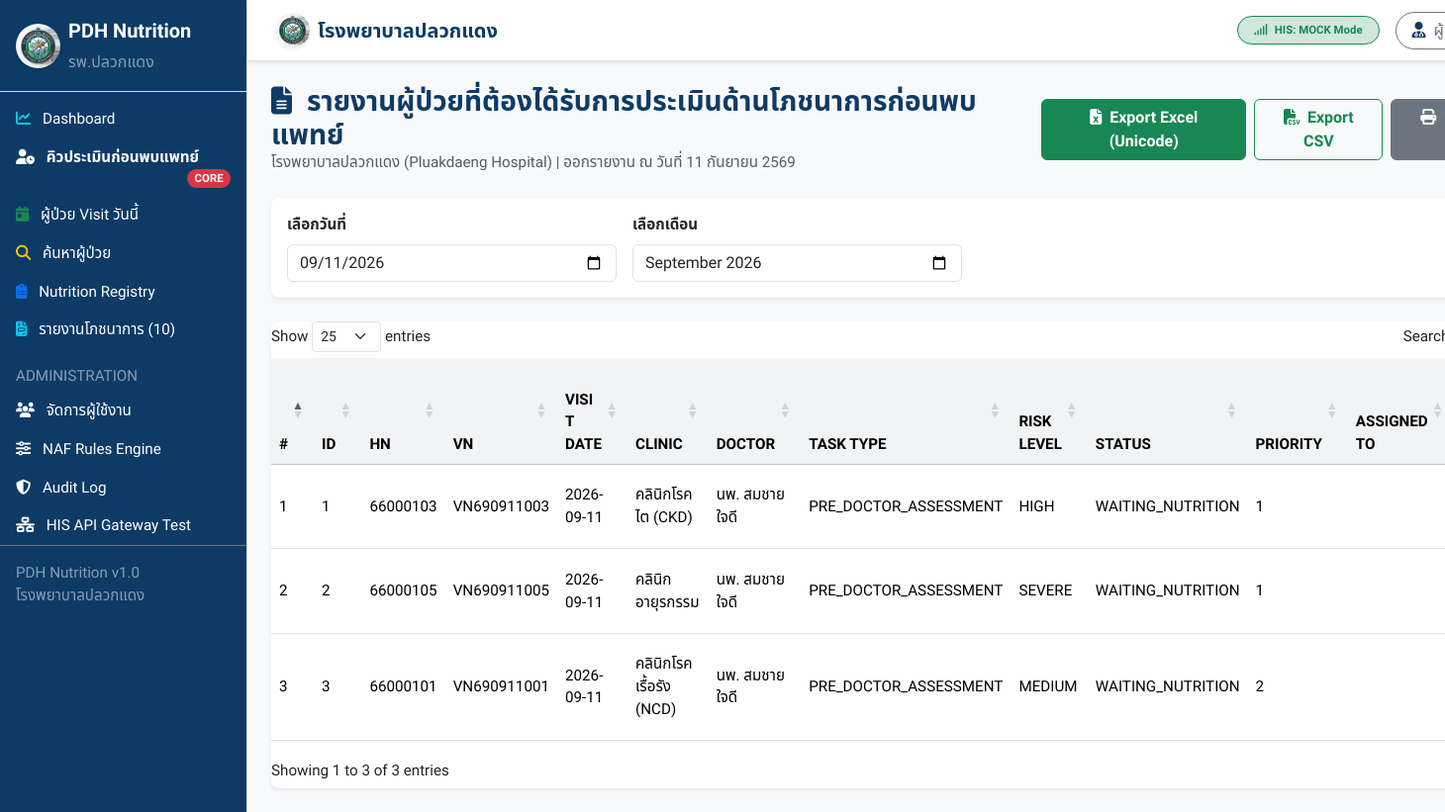
Page /reports/pre_doctor (signed in) on the committed database.
### tables this page shows
CREATE TABLE `nutrition_tasks` (
  `id` INT AUTO_INCREMENT PRIMARY KEY,
  `hn` VARCHAR(20) NOT NULL,
  `vn` VARCHAR(30) NOT NULL,
  `visit_date` DATE NOT NULL,
  `clinic` VARCHAR(100) NOT NULL,
  `doctor` VARCHAR(100) NULL,
  `task_type` VARCHAR(50) NOT NULL DEFAULT 'PRE_DOCTOR_ASSESSMENT',
  `risk_level` ENUM('LOW', 'MEDIUM', 'HIGH', 'SEVERE') NOT NULL DEFAULT 'MEDIUM',
  `status` ENUM('WAITING_NUTRITION', 'IN_ASSESSMENT', 'NUTRITION_COMPLETED', 'READY_FOR_DOCTOR', 'REFERRED', 'MISSED', 'CANCELLED') NOT NULL DEFAULT 'WAITING_NUTRITION',
  `priority` INT NOT NULL DEFAULT 3,
  `assigned_to` INT NULL,
  `locked_by` INT NULL,
  `started_at` DATETIME NULL,
  `completed_at` DATETIME NULL,
  `created_at` DATETIME NOT NULL DEFAULT CURRENT_TIMESTAMP,
  UNIQUE KEY `uk_hn_vn_task` (`hn`, `vn`, `task_type`),
  INDEX `idx_tasks_date` (`visit_date`),
  INDEX `idx_tasks_status` (`status`),
  INDEX `idx_tasks_clinic` (`clinic`),
  INDEX `idx_tasks_priority` (`priority`)
);

### app/Controllers/ReportController.php (called while the page is built, shortened)
<?php
class ReportController {
    public function show(string $reportCode): void {
        $date  = SanitizerHelper::escape($_GET['date'] ?? date('Y-m-d'));
        $month = SanitizerHelper::escape($_GET['month'] ?? date('Y-m'));
        $reportTitle = "รายงานด้านโภชนาการ";
        $reportData = [];
        switch ($reportCode) {
            case 'pre_doctor':
                $reportTitle = "รายงานผู้ป่วยที่ต้องได้รับการประเมินด้านโภชนาการก่อนพบแพทย์";
                $reportData = ReportService::getPreDoctorReport(['date' => $date]);
                break;
        }
        require __DIR__ . '/../../views/reports/report_detail.php';
    }
}

### app/Helpers/DateHelper.php (called while the page is built, shortened)
<?php
class DateHelper {
    public static function formatThaiDate(?string $dateStr, bool $shortMonth = false): string {
        try {
            $dt = new DateTime($dateStr);
            $year = (int)$dt->format('Y') + 543;
            $day = (int)$dt->format('d');
            $monthIndex = (int)$dt->format('m') - 1;
            $fullMonths = [
                'มกราคม', 'กุมภาพันธ์', 'มีนาคม', 'เมษายน', 'พฤษภาคม', 'มิถุนายน',
                'กรกฎาคม', 'สิงหาคม', 'กันยายน', 'ตุลาคม', 'พฤศจิกายน', 'ธันวาคม'
            ];
            $shortMonths = [
                'ม.ค.', 'ก.พ.', 'มี.ค.', 'เม.ย.', 'พ.ค.', 'มิ.ย.',
                'ก.ค.', 'ส.ค.', 'ก.ย.', 'ต.ค.', 'พ.ย.', 'ธ.ค.'
            ];
            $monthText = $shortMonth ? $shortMonths[$monthIndex] : $fullMonths[$monthIndex];
            return "{$day} {$monthText} {$year}";
        } catch (Exception $e) {
            return $dateStr;
        }
    }
}

### app/Services/ReportService.php (called while the page is built, shortened)
<?php
class ReportService {
    public static function getPreDoctorReport(array $params = []): array {
        $pdo = Database::getConnection();
        $date = $params['date'] ?? date('Y-m-d');
        $stmt = $pdo->prepare("
            SELECT t.*, p.fullname, p.age, p.gender, p.cid,
                   n.naf_grade as last_naf_grade, n.assessment_date as last_naf_date,
                   r.reason as registry_reason, u.fullname as dietitian_name
            FROM nutrition_tasks t
            JOIN patients_cache p ON t.hn = p.hn
            LEFT JOIN nutrition_registry r ON t.hn = r.hn
            LEFT JOIN users u ON t.locked_by = u.id
            LEFT JOIN (
                SELECT hn, naf_grade, assessment_date,
                       ROW_NUMBER() OVER (PARTITION BY hn ORDER BY assessment_date DESC, id DESC) as rn
                FROM naf_assessments
            ) n ON t.hn = n.hn AND n.rn = 1
            WHERE t.visit_date = :date
            ORDER BY t.priority ASC, t.created_at ASC
        ");
        $stmt->execute(['date' => $date]);
        return $stmt->fetchAll(PDO::FETCH_ASSOC);
    }
}

### app/Helpers/SanitizerHelper.php (called while the page is built, shortened)
<?php
class SanitizerHelper {
    public static function escape(?string $value): string {
        return htmlspecialchars(trim($value), ENT_QUOTES, 'UTF-8');
    }
}

### views/reports/report_detail.php (the view, shortened to what this page needs)
<?php
require __DIR__ . '/../layouts/header.php';
require __DIR__ . '/../layouts/sidebar.php';
?>
<div id="page-content-wrapper" class="w-100">
  <?php require __DIR__ . '/../layouts/navbar.php'; ?>
  <div class="container-fluid p-4">
    <div class="d-flex justify-content-between align-items-center mb-4">
      <div>
        <h3 class="fw-bold text-pdh-blue mb-0"><i class="fa-solid fa-file-lines me-2"></i> <?= htmlspecialchars($reportTitle) ?></h3>
        <p class="text-muted mb-0">โรงพยาบาลปลวกแดง (Pluakdaeng Hospital) | ออกรายงาน ณ วันที่ <?= DateHelper::formatThaiDate(date('Y-m-d')) ?></p>
      </div>
      <div class="no-print d-flex gap-2">
        <a href="?<?= http_build_query(array_merge($_GET, ['export' => 'excel'])) ?>" class="btn btn-success fw-bold">
          <i class="fa-solid fa-file-excel me-1"></i> Export Excel (Unicode)
        </a>
        <a href="?<?= http_build_query(array_merge($_GET, ['export' => 'csv'])) ?>" class="btn btn-outline-success fw-bold">
          <i class="fa-solid fa-file-csv me-1"></i> Export CSV
        </a>
        <button onclick="window.print()" class="btn btn-secondary fw-bold">
          <i class="fa-solid fa-print me-1"></i> พิมพ์รายงาน (A4)
        </button>
      </div>
    </div>
    <div class="card p-3 mb-4 bg-white shadow-sm border-0 no-print">
      <form method="GET" class="row g-3">
        <div class="col-md-3">
          <label class="form-label fw-bold">เลือกวันที่</label>
          <input type="date" name="date" class="form-control" value="<?= htmlspecialchars($date) ?>" onchange="this.form.submit()">
        </div>
        <div class="col-md-3">
          <label class="form-label fw-bold">เลือกเดือน</label>
          <input type="month" name="month" class="form-control" value="<?= htmlspecialchars($month) ?>" onchange="this.form.submit()">
        </div>
      </form>
    </div>
    <div class="card shadow-sm border-0">
      <div class="card-body p-0">
        <div class="table-responsive">
          <table class="table table-hover align-middle mb-0 datatable">
            <thead class="table-light">
              <?php if (!empty($reportData) && is_array($reportData) && isset($reportData[0])): ?>
                <tr>
                  <th>#</th>
                  <?php foreach (array_keys($reportData[0]) as $col): ?>
                    <th><?= htmlspecialchars(str_replace('_', ' ', strtoupper($col))) ?></th>
                  <?php endforeach; ?>
                </tr>
              <?php endif; ?>
            </thead>
            <tbody>
              <?php if (empty($reportData) || (is_array($reportData) && isset($reportData[0]) === false && empty($reportData))): ?>
                <tr>
                  <td colspan="15" class="text-center py-4 text-muted">ไม่พบข้อมูลรายงานสำหรับเงื่อนไขที่เลือก</td>
                </tr>
              <?php elseif (isset($reportData[0])): ?>
                <?php foreach ($reportData as $idx => $row): ?>
                  <tr>
                    <td><?= $idx + 1 ?></td>
                    <?php foreach ($row as $key => $val): ?>
                      <td>
                        <?php if (strpos($key, 'grade') !== false && $val): ?>
                          <span class="badge badge-naf-<?= strtolower(substr($val, -1)) ?>"><?= htmlspecialchars($val) ?></span>
                        <?php elseif ($key === 'cid'): ?>
                          <?= SanitizerHelper::maskCid($val) ?>
                        <?php else: ?>
                          <?= htmlspecialchars((string)$val) ?>
                        <?php endif; ?>
                      </td>
                    <?php endforeach; ?>
                  </tr>
                <?php endforeach; ?>
              <?php endif; ?>
            </tbody>
          </table>
        </div>
      </div>
    </div>
  </div>
</div>
<?php require __DIR__ . '/../layouts/footer.php'; ?>

### public/assets/css/custom.css (style rules this page uses)
:root { --pdh-blue: #0d3b66; --pdh-blue-light: #1d5b96; --pdh-green: #06d6a0; --pdh-amber: #f77f00; --pdh-red: #d62828; --pdh-purple: #7209b7; --pdh-gray: #f8f9fa; --pdh-dark: #212529; }
body { font-family: 'Sarabun', 'Noto Sans Thai', sans-serif; background-color: var(--pdh-gray); color: var(--pdh-dark); font-size: 0.95rem; }
.text-pdh-blue { color: var(--pdh-blue) !important; }
.card { border-radius: 8px; border: 1px solid rgba(0, 0, 0, 0.08); box-shadow: 0 2px 6px rgba(0, 0, 0, 0.04); }
.table th { font-weight: 600; background-color: #f1f3f5; }

### rows in the picture
nutrition_tasks: id "1", hn "66000103", vn "VN690911003", visit_date "2026-09-11", clinic "คลินิกโรคไต (CKD)", doctor "นพ. สมชาย ใจดี", task_type "PRE_DOCTOR_ASSESSMENT", risk_level "HIGH", status "WAITING_NUTRITION", priority "1"
nutrition_tasks: id "2", hn "66000105", vn "VN690911005", visit_date "2026-09-11", clinic "คลินิกอายุรกรรม", doctor "นพ. สมชาย ใจดี", task_type "PRE_DOCTOR_ASSESSMENT", risk_level "SEVERE", status "WAITING_NUTRITION", priority "1"
nutrition_tasks: id "3", hn "66000101", vn "VN690911001", visit_date "2026-09-11", clinic "คลินิกโรคเรื้อรัง (NCD)", doctor "นพ. สมชาย ใจดี", task_type "PRE_DOCTOR_ASSESSMENT", risk_level "MEDIUM", status "WAITING_NUTRITION", priority "2"

### other values in the picture
$hisDriver "MOCK"
$reportTitle "รายงานผู้ป่วยที่ต้องได้รับการประเมินด้านโภชนาการก่อนพบแพทย์"
str_replace('_', ' ', strtoupper($col)) "ID"
str_replace('_', ' ', strtoupper($col)) "HN"
str_replace('_', ' ', strtoupper($col)) "VN"
str_replace('_', ' ', strtoupper($col)) "VISIT DATE"
str_replace('_', ' ', strtoupper($col)) "CLINIC"
str_replace('_', ' ', strtoupper($col)) "DOCTOR"
str_replace('_', ' ', strtoupper($col)) "TASK TYPE"
str_replace('_', ' ', strtoupper($col)) "RISK LEVEL"
str_replace('_', ' ', strtoupper($col)) "STATUS"
str_replace('_', ' ', strtoupper($col)) "PRIORITY"
str_replace('_', ' ', strtoupper($col)) "ASSIGNED TO"
